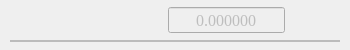
<?xml version="1.0" encoding="UTF-8"?>
<ui version="4.0">
 <class>AiWidget</class>
 <widget class="QWidget" name="AiWidget">
  <property name="minimumSize"><size><width>350</width><height>0</height></size></property>
  <property name="maximumSize"><size><width>16777215</width><height>50</height></size></property>
  <layout class="QGridLayout" name="gridLayout">
   <property name="leftMargin"><number>10</number></property>
   <property name="topMargin"><number>0</number></property>
   <property name="rightMargin"><number>10</number></property>
   <property name="bottomMargin"><number>0</number></property>
   <property name="horizontalSpacing"><number>5</number></property>
   <property name="verticalSpacing"><number>0</number></property>
   <item row="0" column="0">
    <widget class="QLabel" name="lbl_Index">
     <property name="minimumSize"><size><width>50</width><height>0</height></size></property>
     <property name="maximumSize"><size><width>50</width><height>16777215</height></size></property>
     <property name="font"><font><family>Times New Roman</family><pointsize>12</pointsize></font></property>
     <property name="text"><string/></property>
     <property name="alignment"><set>Qt::AlignCenter</set></property>
    </widget>
   </item>
   <item row="0" column="1">
    <widget class="QLabel" name="lbl_Name">
     <property name="font"><font><family>Times New Roman</family><pointsize>12</pointsize></font></property>
     <property name="text"><string/></property>
     <property name="alignment"><set>Qt::AlignLeading|Qt::AlignLeft|Qt::AlignVCenter</set></property>
    </widget>
   </item>
   <item row="0" column="2">
    <widget class="QDoubleSpinBox" name="spb_Value">
     <property name="enabled"><bool>false</bool></property>
     <property name="minimumSize"><size><width>100</width><height>0</height></size></property>
     <property name="maximumSize"><size><width>120</width><height>16777215</height></size></property>
     <property name="font"><font><family>Times New Roman</family><pointsize>12</pointsize></font></property>
     <property name="alignment"><set>Qt::AlignCenter</set></property>
     <property name="buttonSymbols"><enum>QAbstractSpinBox::NoButtons</enum></property>
     <property name="decimals"><number>6</number></property>
     <property name="minimum"><double>-999999.000000</double></property>
     <property name="maximum"><double>999999.000000</double></property>
    </widget>
   </item>
   <item row="0" column="3">
    <widget class="QLabel" name="lbl_Unit">
     <property name="maximumSize"><size><width>50</width><height>16777215</height></size></property>
     <property name="font"><font><family>Times New Roman</family><pointsize>12</pointsize></font></property>
     <property name="text"><string/></property>
     <property name="alignment"><set>Qt::AlignCenter</set></property>
    </widget>
   </item>
   <item row="1" column="0" colspan="4">
    <widget class="QFrame" name="frame">
     <property name="minimumSize"><size><width>0</width><height>2</height></size></property>
     <property name="maximumSize"><size><width>16777215</width><height>2</height></size></property>
     <property name="styleSheet"><string notr="true">QFrame{border: 1px solid #BBBBBB;}</string></property>
     <property name="frameShape"><enum>QFrame::StyledPanel</enum></property>
     <property name="frameShadow"><enum>QFrame::Raised</enum></property>
    </widget>
   </item>
  </layout>
 </widget>
</ui>
